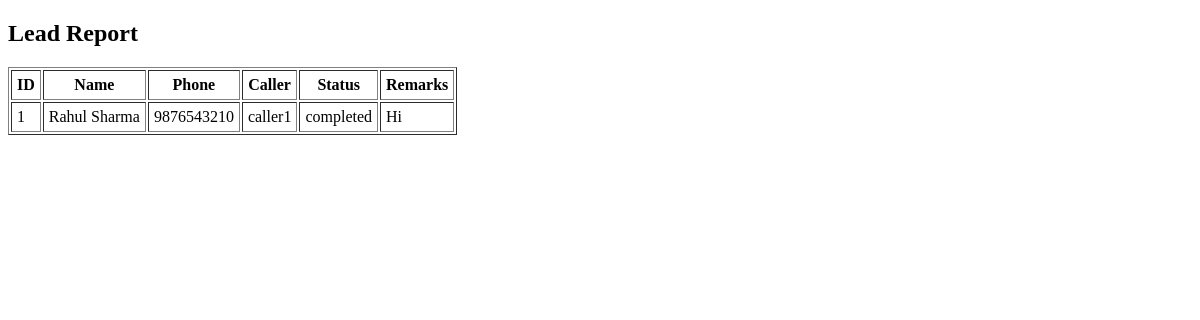
The page /report on the database as committed earlier.
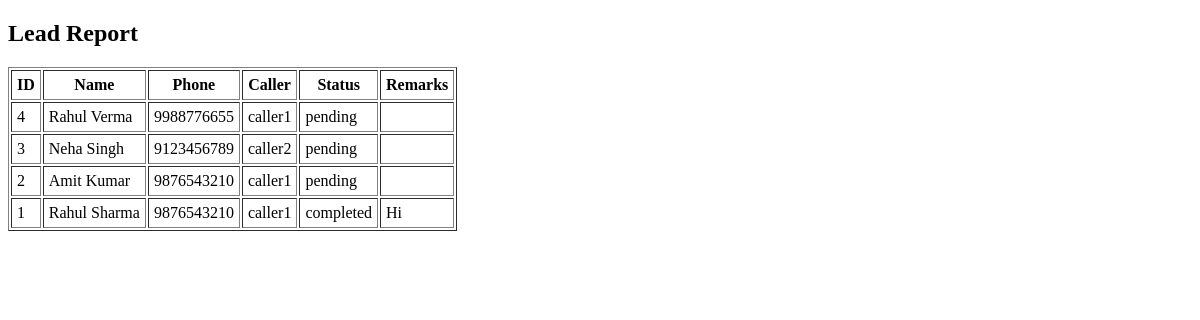
The same page on the database as committed later.
### tables this page shows
CREATE TABLE leads (
    id INTEGER PRIMARY KEY AUTOINCREMENT,
    name TEXT,
    phone TEXT,
    assigned_to TEXT,
    call_status TEXT,
    remarks TEXT
);

### app.py (the view)
@app.route("/report")
def report():
    db = get_db()
    leads = db.execute("""
        SELECT id, name, phone, assigned_to, call_status, remarks
        FROM leads
        ORDER BY id DESC
    """).fetchall()
    return render_template("report.html", leads=leads)

### app.py (called while the page is built)
def get_db():
    return sqlite3.connect("database.db")

### templates/report.html (shortened to what this page needs)
<!DOCTYPE html>
<html>
<head>
</head>
<body>
<h2>Lead Report</h2>
<table border="1" cellpadding="5">
<tr>
  <th>ID</th>
  <th>Name</th>
  <th>Phone</th>
  <th>Caller</th>
  <th>Status</th>
  <th>Remarks</th>
</tr>
{% for lead in leads %}
<tr>
  <td>{{ lead[0] }}</td>
  <td>{{ lead[1] }}</td>
  <td>{{ lead[2] }}</td>
  <td>{{ lead[3] }}</td>
  <td>{{ lead[4] }}</td>
  <td>{{ lead[5] }}</td>
</tr>
{% endfor %}
</table>
</body>
</html>

Rows that differ between the two databases and show on the page:
added leads: id "4", name "Rahul Verma", phone "9988776655", assigned_to "caller1", call_status "pending"
added leads: id "3", name "Neha Singh", phone "9123456789", assigned_to "caller2", call_status "pending"
added leads: id "2", name "Amit Kumar", phone "9876543210", assigned_to "caller1", call_status "pending"
